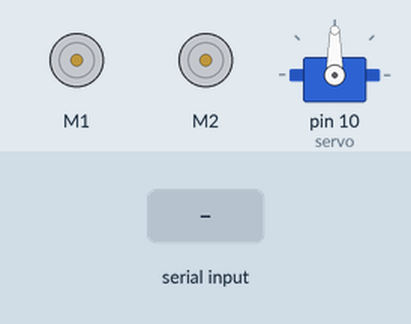
Simulated run of this sketch. Board: Arduino Uno, built with avr-gcc and run on an emulated ATmega328P. On the bench: 2 × DC motor (green arrow = forward, orange = backward, longer = faster), servo. The inputs (shaded band) are chosen by the test bench.

Above: at 1.2 s.
1.3 s: "1" received over Serial
At 3.1 s:
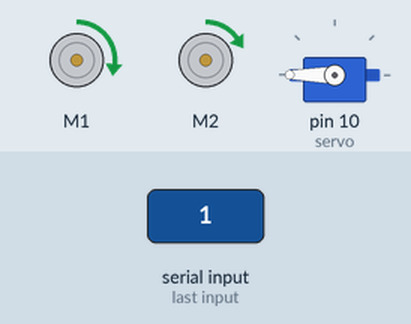
4.0 s: "0" received over Serial
At 6.2 s:
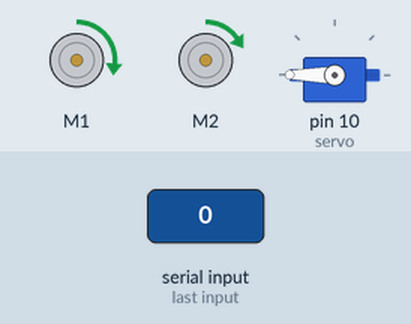
Timing chart, 0 to 7.7 s (numbered marks = the images above; inputs shaded):
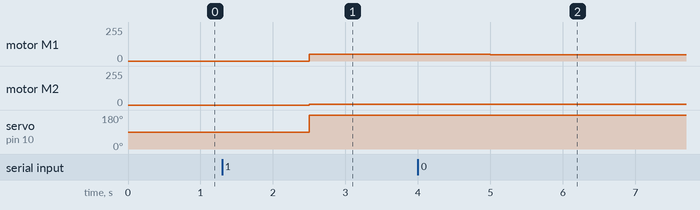

Measured:
- after the input at 1.3 s, motor M1: stopped → forward 49/255 after 1.2 s; motor M2: stopped → forward 6/255 after 1.2 s; servo on pin 10 (servo): 90° → 180° after 1.2 s
- after the input at 4.0 s, motor M1: forward 49/255 → forward 48/255 after 1.0 s

The sketch:

arduino.ino
```cpp
#include "AFMotor.h"
#include "Servo.h"

Servo servo;

AF_DCMotor motor1(1);
AF_DCMotor motor2(2);

int velocidad = 0;
int angulo = 0;

void moverCabeza(int angulo){
  servo.write(angulo);
}

void setup() {
  Serial.begin(9600);
  motor1.run(RELEASE);
  motor2.run(RELEASE);
  servo.attach(10);
}

void loop() {


  while(1){
    // Si se recibe dato
    if (Serial.available() > 0) {

      // Lee el dato enviado por la Raspberry Pi
      byte datos[sizeof(int) * 3];
    Serial.readBytes(datos, sizeof(int) * 3);

    // Desagrupar los datos
    int dato1, dato2, dato3;
    memcpy(&dato1, &datos[0], sizeof(int));
    memcpy(&dato2, &datos[sizeof(int)], sizeof(int));
    memcpy(&dato3, &datos[2 * sizeof(int)], sizeof(int));

      if(dato1>0){
        motor1.run(FORWARD);

      }else{
        motor1.run(BACKWARD);
      }
      if(dato2>0){
        motor2.run(FORWARD);

      }else{
        motor2.run(BACKWARD);
      }
      motor1.setSpeed(abs(dato1));
      motor2.setSpeed(abs(dato2));
      servo.write(dato3);
    }
    else{
      delay(500);
    }
  }
}
```
